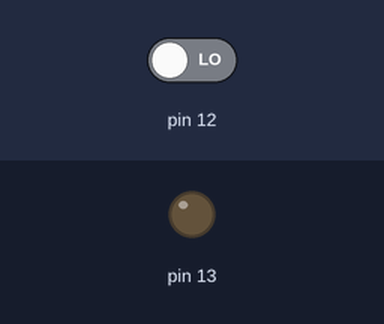
Simulated run of this sketch. Board: Arduino Uno, built with avr-gcc and run on an emulated ATmega328P. Parts: output pins drawn as LEDs (lit = HIGH). Inputs (shaded band) come from the test bench; at power-on: pin 12 LOW.

Above: at 1.2 s.
1.3 s: pin 12 driven HIGH
At 2.5 s:
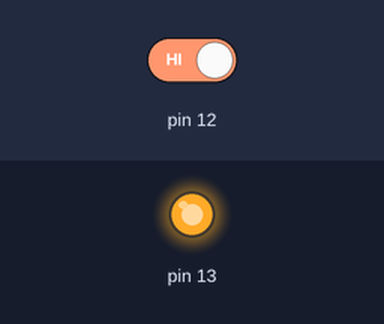
2.8 s: pin 12 driven LOW
At 3.6 s:
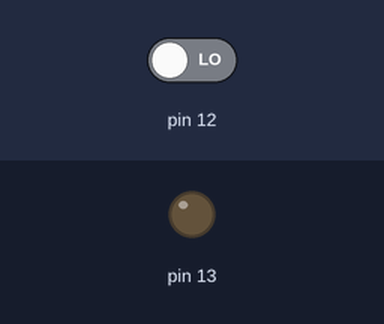
Timing chart, 0 to 5.8 s (numbered marks = the images above; inputs shaded):
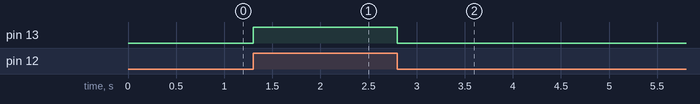

Measured:
- after the input at 1.3 s, pin 13: LOW → HIGH at once
- after the input at 2.8 s, pin 13: HIGH → LOW at once

The sketch:

2pushbutton.ino
```cpp
int butt=0;
void setup() {
  pinMode(13, OUTPUT);
  pinMode(12, INPUT);
}

void loop() {
  butt=digitalRead(12);
  if(butt== HIGH)
  {
    digitalWrite(13, HIGH);
  }
  else
  {
    digitalWrite(13, LOW);
  }
}
```
